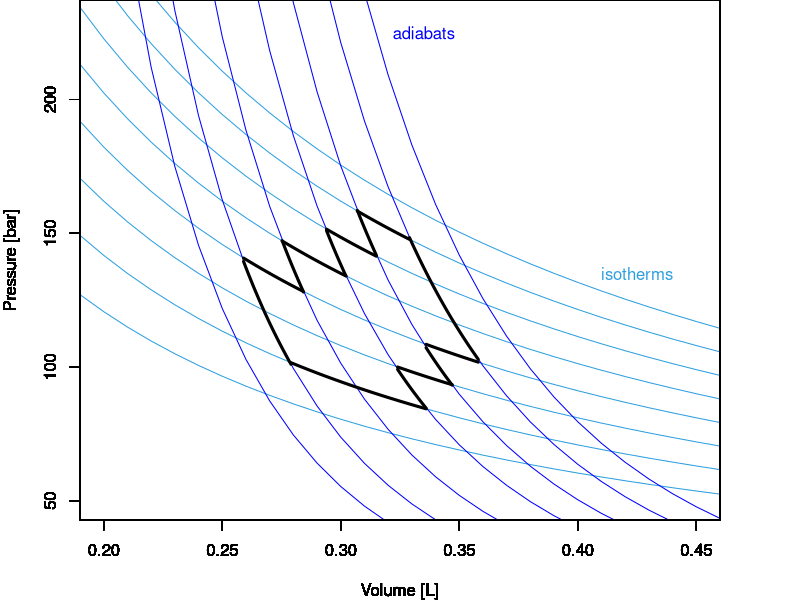

The R script that drew this image: (Note: this script raises an error after producing the figure.)
## ---- chunk 1
x <- seq(0,1.25,0.01)
i <- 0.2
f <- 1
p1 <- 0.5

par(mar=c(4,4,0,4))
plot(x, 0.081*298/x,
     xlim=c(0.2, 0.45),
     ylim=c(50, 230),
     type="l",
     ylab = "Pressure [bar]", xlab = "Volume [L]", col = "#2E9FDF")

par(new=TRUE)
plot(x, 0.081*350/x,
     xlim=c(0.2, 0.45),
     ylim=c(50, 230),
     type="l",
     ylab = "Pressure [bar]", xlab = "Volume [L]", col = "#2E9FDF")

par(new=TRUE)
plot(x, 0.081*400/x,
     xlim=c(0.2, 0.45),
     ylim=c(50, 230),
     type="l",
     ylab = "Pressure [bar]", xlab = "Volume [L]", col = "#2E9FDF")

par(new=TRUE)
plot(x, 0.081*450/x,
     xlim=c(0.2, 0.45),
     ylim=c(50, 230),
     type="l",
     ylab = "Pressure [bar]", xlab = "Volume [L]", col = "#2E9FDF")

par(new=TRUE)
plot(x, 0.081*500/x,
     xlim=c(0.2, 0.45),
     ylim=c(50, 230),
     type="l",
     ylab = "Pressure [bar]", xlab = "Volume [L]", col = "#2E9FDF")

par(new=TRUE)
plot(x, 0.081*550/x,
     xlim=c(0.2, 0.45),
     ylim=c(50, 230),
     type="l",
     ylab = "Pressure [bar]", xlab = "Volume [L]", col = "#2E9FDF")

par(new=TRUE)
plot(x, 0.081*600/x,
     xlim=c(0.2, 0.45),
     ylim=c(50, 230),
     type="l",
     ylab = "Pressure [bar]", xlab = "Volume [L]", col = "#2E9FDF")

par(new=TRUE)
plot(x, 0.081*650/x,
     xlim=c(0.2, 0.45),
     ylim=c(50, 230),
     type="l",
     ylab = "Pressure [bar]", xlab = "Volume [L]", col = "#2E9FDF")

     
par(new=TRUE)
plot(x, 0.4/x^(13/3),
     xlim=c(0.2, 0.45),
     ylim=c(50, 230),
     type="l",
     ylab = "Pressure [bar]", xlab = "Volume [L]", col = "blue")

par(new=TRUE)
plot(x, 0.55/x^(13/3),
     xlim=c(0.2, 0.45),
     ylim=c(50, 230),
     type="l",
     ylab = "Pressure [bar]", xlab = "Volume [L]", col = "blue")

par(new=TRUE)
plot(x, 0.75/x^(13/3),
     xlim=c(0.2, 0.45),
     ylim=c(50, 230),
     type="l",
     ylab = "Pressure [bar]", xlab = "Volume [L]", col = "blue")

par(new=TRUE)
plot(x, 0.95/x^(13/3),
     xlim=c(0.2, 0.45),
     ylim=c(50, 230),
     type="l",
     ylab = "Pressure [bar]", xlab = "Volume [L]", col = "blue")

par(new=TRUE)
plot(x, 1.2/x^(13/3),
     xlim=c(0.2, 0.45),
     ylim=c(50, 230),
     type="l",
     ylab = "Pressure [bar]", xlab = "Volume [L]", col = "blue")

par(new=TRUE)
plot(x, 1.5/x^(13/3),
     xlim=c(0.2, 0.45),
     ylim=c(50, 230),
     type="l",
     ylab = "Pressure [bar]", xlab = "Volume [L]", col = "blue")

par(new=TRUE)
plot(x, 0.3/x^(13/3),
     xlim=c(0.2, 0.45),
     ylim=c(50, 230),
     type="l",
     ylab = "Pressure [bar]", xlab = "Volume [L]", col = "blue")




text(0.425,135, "isotherms", col = "#2E9FDF")

text(0.335,225, "adiabats", col = "blue")




par(new=TRUE)
plot(seq(0.2753,0.303,0.001), 0.081*500/seq(0.2753,0.303,0.001),
     xlim=c(0.2, 0.45),
     ylim=c(50, 230),
     type="l",
     ylab = "Pressure [bar]", xlab = "Volume [L]", col = "black", lwd=3)

par(new=TRUE)
plot(seq(0.294,0.315,0.001), 0.081*550/seq(0.294,0.315,0.001),
     xlim=c(0.2, 0.45),
     ylim=c(50, 230),
     type="l",
     ylab = "Pressure [bar]", xlab = "Volume [L]", col = "black", lwd=3)

par(new=TRUE)
plot(seq(0.307,0.329,0.001), 0.081*600/seq(0.307,0.329,0.001),
     xlim=c(0.2, 0.45),
     ylim=c(50, 230),
     type="l",
     ylab = "Pressure [bar]", xlab = "Volume [L]", col = "black", lwd=3)

par(new=TRUE)
plot(seq(0.336,0.358,0.001), 0.081*450/seq(0.336,0.358,0.001),
     xlim=c(0.2, 0.45),
     ylim=c(50, 230),
     type="l",
     ylab = "Pressure [bar]", xlab = "Volume [L]", col = "black", lwd=3)

par(new=TRUE)
plot(seq(0.324,0.347,0.001), 0.081*400/seq(0.324,0.347,0.001),
     xlim=c(0.2, 0.45),
     ylim=c(50, 230),
     type="l",
     ylab = "Pressure [bar]", xlab = "Volume [L]", col = "black", lwd=3)

par(new=TRUE)
plot(seq(0.279,0.336,0.001), 0.081*350/seq(0.279,0.336,0.001),
     xlim=c(0.2, 0.45),
     ylim=c(50, 230),
     type="l",
     ylab = "Pressure [bar]", xlab = "Volume [L]", col = "black", lwd=3)

par(new=TRUE)
plot(seq(0.259,0.284,0.001), 0.081*450/seq(0.259,0.284,0.001),
     xlim=c(0.2, 0.45),
     ylim=c(50, 230),
     type="l",
     ylab = "Pressure [bar]", xlab = "Volume [L]", col = "black", lwd=3)



par(new=TRUE)
plot(seq(0.294,0.302,0.001), 0.75/seq(0.294,0.302,0.001)^(13/3),
     xlim=c(0.2, 0.45),
     ylim=c(50, 230),
     type="l",
     ylab = "Pressure [bar]", xlab = "Volume [L]", col = "black", lwd=3)

par(new=TRUE)
plot(seq(0.307,0.315,0.001), 0.95/seq(0.307,0.315,0.001)^(13/3),
     xlim=c(0.2, 0.45),
     ylim=c(50, 230),
     type="l",
     ylab = "Pressure [bar]", xlab = "Volume [L]", col = "black", lwd=3)
     
par(new=TRUE)
plot(seq(0.329,0.358,0.001), 1.2/seq(0.329,0.358,0.001)^(13/3),
     xlim=c(0.2, 0.45),
     ylim=c(50, 230),
     type="l",
     ylab = "Pressure [bar]", xlab = "Volume [L]", col = "black", lwd=3)

par(new=TRUE)
plot(seq(0.336,0.347,0.001), 0.95/seq(0.336,0.347,0.001)^(13/3),
     xlim=c(0.2, 0.45),
     ylim=c(50, 230),
     type="l",
     ylab = "Pressure [bar]", xlab = "Volume [L]", col = "black", lwd=3)

par(new=TRUE)
plot(seq(0.324,0.336,0.001), 0.75/seq(0.324,0.336,0.001)^(13/3),
     xlim=c(0.2, 0.45),
     ylim=c(50, 230),
     type="l",
     ylab = "Pressure [bar]", xlab = "Volume [L]", col = "black", lwd=3)

par(new=TRUE)
plot(seq(0.259,0.279,0.001), 0.4/seq(0.259,0.279,0.001)^(13/3),
     xlim=c(0.2, 0.45),
     ylim=c(50, 230),
     type="l",
     ylab = "Pressure [bar]", xlab = "Volume [L]", col = "black", lwd=3)

par(new=TRUE)
plot(seq(0.2753,0.285,0.001), 0.55/seq(0.2753,0.285,0.001)^(13/3),
     xlim=c(0.2, 0.45),
     ylim=c(50, 230),
     type="l",
     ylab = "Pressure [bar]", xlab = "Volume [L]", col = "black", lwd=3)
## ---- chunk 2
knitr::include_graphics('./img/OEP_Figures.011.jpeg')

